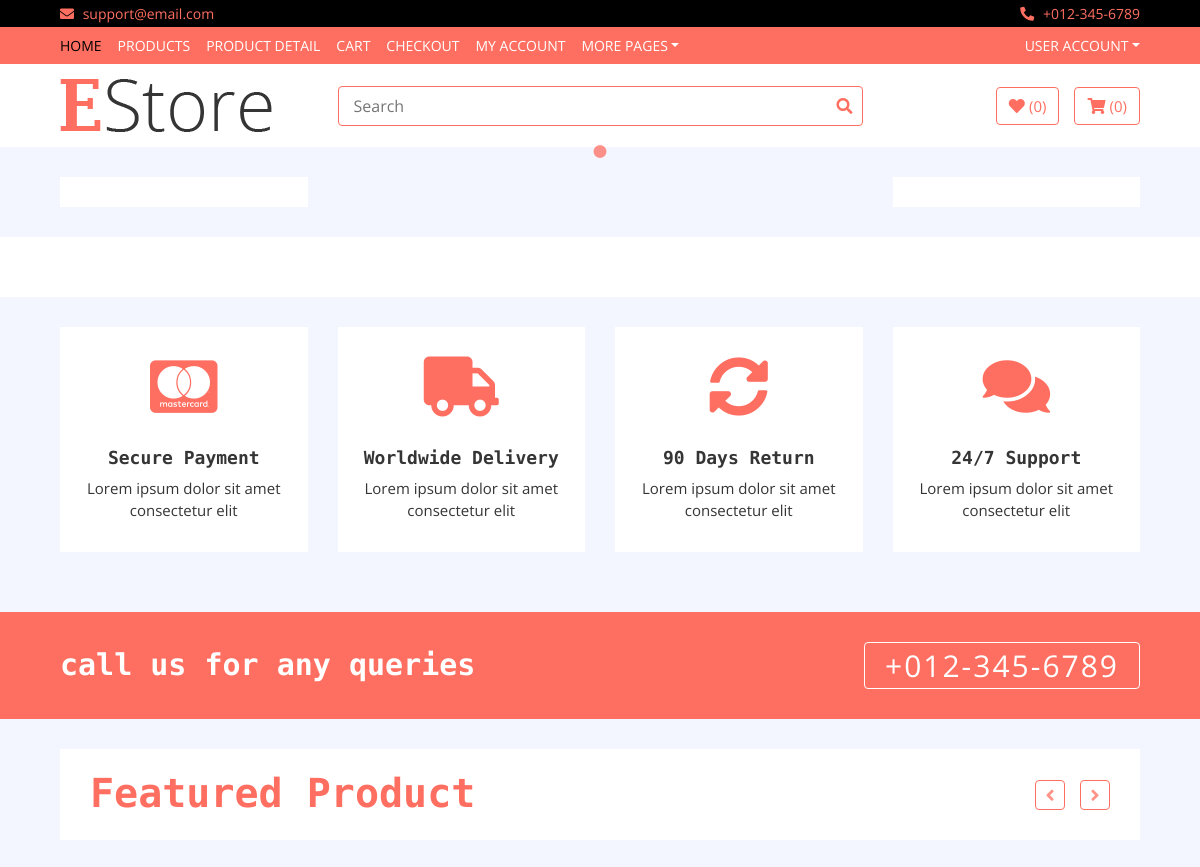
The app's page / (upper part), older data.
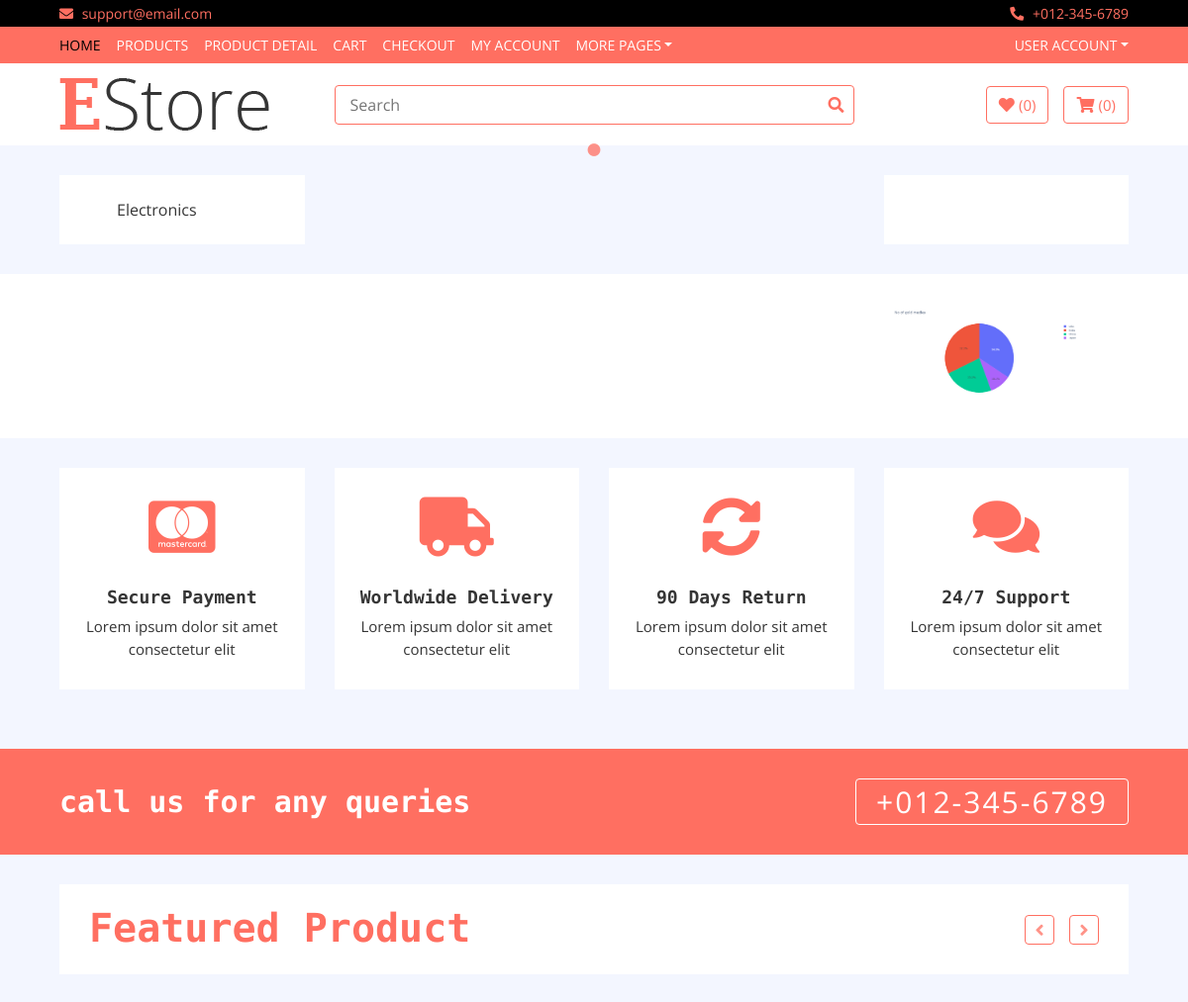
The same page, newer data.
### home/models.py (models this page shows, shortened)
class Category(models.Model):
    name = models.CharField(max_length=100)
    logo = models.CharField(max_length=50)
    slug = models.CharField(max_length=500)

class Brand(models.Model):
    name = models.CharField(max_length=300)
    image = models.ImageField(upload_to='media')
    slug = models.CharField(max_length=500)

### home/views.py (the view)
# urls.py: path("",HomeView.as_view(),name = "home"),
class HomeView(BaseView):
    def get(self,request):
        self.views
        self.views['sliders'] = Slider.objects.all()
        self.views['ads'] = Ad.objects.all()
        self.views['products'] = Product.objects.all()
        return render(request,'index.html',self.views)

### templates/index.html (shortened to what this page needs)
{% extends 'base.html' %}
{% load static %}
{% block content %}
        <div class="header">
            <div class="container-fluid">
                <div class="row">
                    <div class="col-md-3">
                        <nav class="navbar bg-light">
                            <ul class="navbar-nav">
                                {% for cat in categories %}
                                <li class="nav-item">
                                    <a class="nav-link" href="#"><i class="fa {{cat.logo}}"></i>{{cat.name}}</a>
                                </li>
                                {% endfor %}
                            </ul>
                        </nav>
                    </div>
                    <div class="col-md-6">
                    </div>
                    <div class="col-md-3">
                        <div class="header-img">
                        </div>
                    </div>
                </div>
            </div>
        </div>
        <div class="brand">
            <div class="container-fluid">
                <div class="brand-slider">
                    {% for brand in brands %}
                    <div class="brand-item"><img src="{{brand.image.url}}" alt=""></div>
                    {% endfor %}
                </div>
            </div>
        </div>
        <div class="feature">
            <div class="container-fluid">
                <div class="row align-items-center">
                    <div class="col-lg-3 col-md-6 feature-col">
                        <div class="feature-content">
                            <i class="fab fa-cc-mastercard"></i>
                            <h2>Secure Payment</h2>
                            <p>
                                Lorem ipsum dolor sit amet consectetur elit
                            </p>
                        </div>
                    </div>
                    <div class="col-lg-3 col-md-6 feature-col">
                        <div class="feature-content">
                            <i class="fa fa-truck"></i>
                            <h2>Worldwide Delivery</h2>
                            <p>
                                Lorem ipsum dolor sit amet consectetur elit
                            </p>
                        </div>
                    </div>
                    <div class="col-lg-3 col-md-6 feature-col">
                        <div class="feature-content">
                            <i class="fa fa-sync-alt"></i>
                            <h2>90 Days Return</h2>
                            <p>
                                Lorem ipsum dolor sit amet consectetur elit
                            </p>
                        </div>
                    </div>
                    <div class="col-lg-3 col-md-6 feature-col">
                        <div class="feature-content">
                            <i class="fa fa-comments"></i>
                            <h2>24/7 Support</h2>
                            <p>
                                Lorem ipsum dolor sit amet consectetur elit
                            </p>
                        </div>
                    </div>
                </div>
            </div>
        </div>
        <div class="call-to-action">
            <div class="container-fluid">
                <div class="row align-items-center">
                    <div class="col-md-6">
                        <h1>call us for any queries</h1>
                    </div>
                    <div class="col-md-6">
                        <a href="tel:0123456789">+012-345-6789</a>
                    </div>
                </div>
            </div>
        </div>
        <div class="featured-product product">
            <div class="container-fluid">
                <div class="section-header">
                    <h1>Featured Product</h1>
                </div>
            </div>
        </div>
{% endblock %}

### templates/base.html (shortened to what this page needs)
<!DOCTYPE html>
{% load static %}
<html lang="en">
    <head>
        <link href="https://stackpath.bootstrapcdn.com/bootstrap/4.4.1/css/bootstrap.min.css" rel="stylesheet">
        <link href="https://cdnjs.cloudflare.com/ajax/libs/font-awesome/5.10.0/css/all.min.css" rel="stylesheet">
        <link href="{% static 'lib/slick/slick.css' %}" rel="stylesheet">
        <link href="{% static 'lib/slick/slick-theme.css' %}" rel="stylesheet">
        <link href="{% static 'css/style.css' %}" rel="stylesheet">
    </head>
    <body>
        <div class="top-bar">
            <div class="container-fluid">
                <div class="row">
                    <div class="col-sm-6">
                        <i class="fa fa-envelope"></i>
                        support@email.com
                    </div>
                    <div class="col-sm-6">
                        <i class="fa fa-phone-alt"></i>
                        +012-345-6789
                    </div>
                </div>
            </div>
        </div>
        <div class="nav">
            <div class="container-fluid">
                <nav class="navbar navbar-expand-md bg-dark navbar-dark">
                    <div class="collapse navbar-collapse justify-content-between" id="navbarCollapse">
                        <div class="navbar-nav mr-auto">
                            <a href="index.html" class="nav-item nav-link active">Home</a>
                            <a href="product-list.html" class="nav-item nav-link">Products</a>
                            <a href="product-detail.html" class="nav-item nav-link">Product Detail</a>
                            <a href="cart.html" class="nav-item nav-link">Cart</a>
                            <a href="checkout.html" class="nav-item nav-link">Checkout</a>
                            <a href="my-account.html" class="nav-item nav-link">My Account</a>
                            <div class="nav-item dropdown">
                                <a href="#" class="nav-link dropdown-toggle" data-toggle="dropdown">More Pages</a>
                            </div>
                        </div>
                        <div class="navbar-nav ml-auto">
                            <div class="nav-item dropdown">
                                <a href="#" class="nav-link dropdown-toggle" data-toggle="dropdown">User Account</a>
                            </div>
                        </div>
                    </div>
                </nav>
            </div>
        </div>
        <div class="bottom-bar">
            <div class="container-fluid">
                <div class="row align-items-center">
                    <div class="col-md-3">
                        <div class="logo">
                            <a href="index.html">
                                <img src="img/logo.png" alt="Logo">
                            </a>
                        </div>
                    </div>
                    <div class="col-md-6">
                        <div class="search">
                            <input type="text" placeholder="Search">
                            <button><i class="fa fa-search"></i></button>
                        </div>
                    </div>
                    <div class="col-md-3">
                        <div class="user">
                            <a href="wishlist.html" class="btn wishlist">
                                <i class="fa fa-heart"></i>
                                <span>(0)</span>
                            </a>
                            <a href="cart.html" class="btn cart">
                                <i class="fa fa-shopping-cart"></i>
                                <span>(0)</span>
                            </a>
                        </div>
                    </div>
                </div>
            </div>
        </div>
{% block content %}
{% endblock %}
    </body>
</html>

### static/css/style.css (style rules this page uses)
body { color: #353535; font-family: 'Open Sans', sans-serif; font-weight: 400; background: #f3f6ff; }
a { color: #FF6F61; }
h1 { font-family: 'Source Code Pro', monospace; font-weight: 900; }
h2 { font-family: 'Source Code Pro', monospace; font-weight: 700; }
@media (min-width: 992px) { .container-fluid { padding-right: 60px; padding-left: 60px; } }
.btn { color: #FF6F61; background: #ffffff; border: 1px solid #FF6F61; }
.top-bar { padding: 3px 0; font-size: 14px; color: #FF6F61; background: #000000; }
.top-bar i { margin-right: 5px; }
.top-bar .col-sm-6:first-child { text-align: left; }
.top-bar .col-sm-6:last-child { text-align: right; }
.nav { position: relative; }
@media (min-width: 992px) { .nav .container-fluid { padding-left: 52px; padding-right: 52px; } }
.nav .navbar { height: 100%; padding: 0; }
@media (min-width: 768px) { .nav, .nav .navbar { background: #FF6F61 !important; } }
@media (min-width: 768px) { .nav .navbar-dark a.nav-link { color: #ffffff; font-size: 14px; text-transform: uppercase; } }
@media (min-width: 768px) { .nav .navbar-dark a.nav-link:hover, .nav .navbar-dark a.nav-link.active { color: #000000; } }
.bottom-bar { padding: 15px 0; background: #ffffff; margin-bottom: 30px; }
.bottom-bar .logo { text-align: left; overflow: hidden; }
.bottom-bar .logo a img { max-height: 60px; }
.bottom-bar .search { width: 100%; }
.bottom-bar .search input[type=text] { width: 100%; height: 40px; padding: 0 15px; color: #666666; border: 1px solid #FF6F61; border-radius: 4px; }
.bottom-bar .search button { position: absolute; width: 40px; height: 38px; top: 1px; right: 16px; padding: 0 15px; border: none; background: none; color: #FF6F61; border-radius: 0 2px 2px 0; }
.bottom-bar .user { font-size: 0; text-align: right; }
.bottom-bar .user .wishlist { margin-right: 15px; }
.bottom-bar .user .cart i, .bottom-bar .user .wishlist i { color: #FF6F61; }
.bottom-bar .user .cart span, .bottom-bar .user .wishlist span { color: #FF6F61; font-size: 15px; }
@media (min-width: 768px) { .bottom-bar { max-height: 90px; } }
.header { position: relative; }
.header .col-md-3, .header .col-md-6 { margin-bottom: 30px; }
.header .navbar { padding: 0; height: 100%; max-height: 400px; overflow: hidden; background: #ffffff !important; }
.header .navbar-nav { width: 100%; padding: 15px 0; }
.header .navbar li { padding: 0 30px; border-bottom: 1px solid #f3f6ff; }
.header .navbar li:last-child { border-bottom: none; }
.header .navbar a { color: #353535; }
.header .header-img { position: relative; display: flex; flex-wrap: wrap; align-items: center; height: 100%; max-height: 400px; overflow: hidden; background: #ffffff; }
.feature { position: relative; }
.feature .feature-col { margin-bottom: 30px; }
.feature .feature-content { position: relative; width: 100%; height: 100%; padding: 30px 15px; text-align: center; background: #ffffff; }
.feature .feature-content i { color: #FF6F61; font-size: 60px; margin-bottom: 30px; }
.feature .feature-content h2 { font-size: 18px; }
.feature .feature-content p { font-size: 15px; margin: 0; }
.featured-product { position: relative; padding: 30px 0; }
.product .section-header { margin-bottom: 30px; padding: 20px 30px 15px 30px; color: #FF6F61; background: #ffffff; }
.call-to-action { position: relative; padding: 30px 0; background: #FF6F61; }
.call-to-action .col-md-6:last-child { text-align: right; }
.call-to-action h1 { color: #ffffff; font-size: 30px; margin: 0; }
.call-to-action a { display: inline-block; padding: 0 20px; border: 1px solid #ffffff; border-radius: 4px; color: #ffffff; font-size: 30px; letter-spacing: 2px; transition: all .3s; }
.brand { position: relative; margin-bottom: 30px; padding: 30px 0; background: #ffffff; }
.brand .brand-item { text-align: center; }
.brand .brand-item img { max-width: 100%; margin: auto; }

Row changes from the older to the newer data that the page shows:
added Category: name "Electronics"
added Brand: image (picture)
